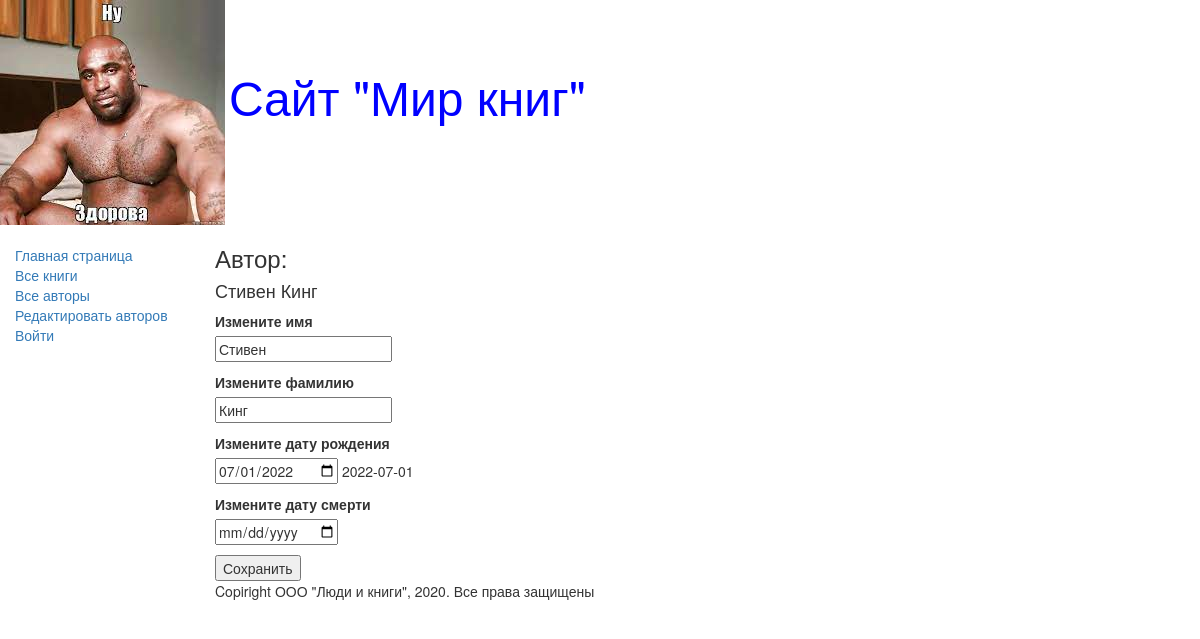
Screenshot of /edit1/1/ with the database file from the repository.
### catalog/models.py (models this page shows, shortened)
class Author(models.Model):
    first_name = models.CharField(max_length=100,
                                  help_text="Введите имя автора",
                                  verbose_name="Имя автора")
    last_name = models.CharField(max_length=100,
                                 help_text="Введите фамилию автора",
                                 verbose_name="Фамилия автора")
    date_of_birth = models.DateField(help_text="Введите дату рождения",
                                     verbose_name="Дата рождения",
                                     null=True, blank=True)
    date_of_death = models.DateField(help_text="Введите дату смерти",
                                     verbose_name="Дата смерти",
                                     null=True, blank=True)

### catalog/views.py (the view)
# urls.py: path('edit1/<int:id>/', views.edit1, name='edit1'),
def edit1(request, id):
    author = Author.objects.get(id=id)
    if request.method == "POST":
        author.first_name = request.POST.get("first_name")
        author.last_name = request.POST.get("last_name")
        author.date_of_birth = request.POST.get("date_of_birth")
        author.date_of_death = request.POST.get("date_of_death")
        author.save()
        return HttpResponseRedirect("/authors_add/")
    else:
        return render(request, "edit1.html", {"author": author})

### catalog/templates/edit1.html (shortened to what this page needs)
{% extends "base_generic.html" %}
{% block content %}
<h3>Автор: </h3>
<h4>{{author.first_name}} {{author.last_name}}</h4>
<form novalidate method="POST" >
    <p> <label>Измените имя</label><br>
        <input type="text" name="first_name"
                value="{{author.first_name}}"/>
    </p>
    <p> <label>Измените фамилию</label><br>
        <input type="text" name="last_name"
                value="{{author.last_name}}"/>
    </p>
    <p> <label>Измените дату рождения</label><br>
        <input type="date" name="date_of_birth"
                value={{author.date_of_birth|date:'Y-m-d'}} formnovalidate>
        {{author.date_of_birth|date:'Y-m-d'}}
    </p>
    <p> <label>Измените дату смерти</label><br>
        <input name="date_of_death" type="date"
               value={{author.date_of_death|date:'Y-m-d'}} formnovalidate>
    </p>
    <input type="submit" value="Сохранить" formnovalidate>
</form>
{% endblock %}

### rows the page displays
Author: first_name "Стивен", last_name "Кинг", date_of_birth "07/01/2022", date_of_birth "2022-07-01"
